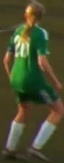
#> input picture backend/data/output/cropped_image.jpg, 64 x 163 px
$ jupyter execute color_assignment.ipynb
#> lines starting #> are read from the running program, lines starting #| are printed output that depends on the picture
[cell 1]
import cv2
import matplotlib.pyplot as plt
import numpy as np
from sklearn.cluster import KMeans

[cell 2]
image_path = "../../data/output/cropped_image.jpg"
image_bgr = cv2.imread(image_path)
#> image_bgr is the input picture: shape (163, 64, 3); mean B, G, R 47.5, 76.7, 74.6
image_rgb = cv2.cvtColor(image_bgr, cv2.COLOR_BGR2RGB)  # Convert BGR to RGB

[cell 3]
plt.imshow(image_rgb)
plt.show()

[cell 4]
height, width = image_rgb.shape[:2]
#> height = 163; width = 64

top = int(height * 0.25)
#> top = 40
bottom = int(height * 0.65)
#> bottom = 105

top_half_image = image_rgb[top:bottom, :]
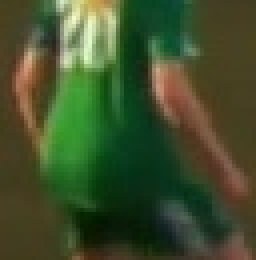
#> top_half_image: shape (65, 64, 3) (shown 4 times larger); mean R, G, B 64.7, 79.6, 43.7
plt.imshow(top_half_image)
plt.show()

[cell 5]
image_hsv = cv2.cvtColor(image_bgr, cv2.COLOR_BGR2HSV)  # Convert BGR to HSV
#> image_hsv: shape (163, 64, 3); mean H, S, V 36.4, 126.1, 85.5
jersey_hsv = image_hsv[top:bottom, :]  # Crop the top half of the image
#> jersey_hsv: shape (65, 64, 3); mean H, S, V 41.8, 143.7, 86.3

hue = jersey_hsv[:, :, 0]
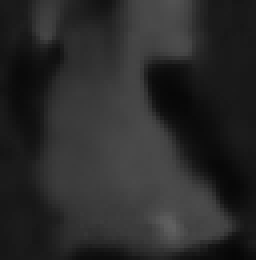
#> hue: shape (65, 64) (shown 4 times larger); min 6, max 95, mean 41.8
saturation = jersey_hsv[:, :, 1]
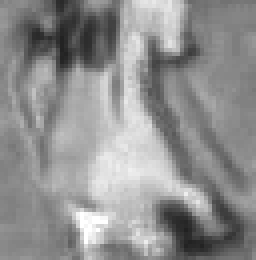
#> saturation: shape (65, 64) (shown 4 times larger); min 33, max 255, mean 143.7
value = jersey_hsv[:, :, 2]
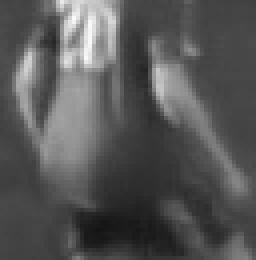
#> value: shape (65, 64) (shown 4 times larger); min 20, max 250, mean 86.3

plt.imshow(hue, cmap="hsv")
plt.title("Hue")
plt.show()

plt.imshow(saturation, cmap="gray")
plt.title("Saturation")
plt.show()

plt.imshow(value, cmap="gray")
plt.title("Value")
plt.show()

[cell 6]
# Reshape the image into 2d array
image_2d = jersey_hsv.reshape(-1, 3)

# perform k-means clustering with 2 clusters
kmeans = KMeans(n_clusters=2, random_state=0)
kmeans.fit(image_2d)

# get the cluster labels
labels = kmeans.labels_

# reshape the labels into the orginal image shape
clustered_image = labels.reshape(jersey_hsv.shape[0], jersey_hsv.shape[1])

# Display the clustered image
plt.imshow(clustered_image)
plt.show()
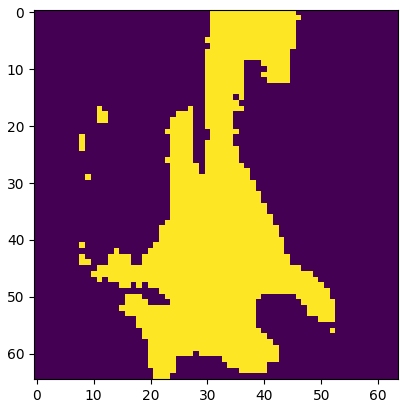
#> figure drawn by matplotlib, 1 panel

[cell 7]
# Reshape the image into 2d array
image_2d = top_half_image.reshape(-1, 3)

# perform k-means clustering with 2 clusters
kmeans = KMeans(n_clusters=2, random_state=0)
kmeans.fit(image_2d)

# get the cluster labels
labels = kmeans.labels_

# reshape the labels into the orginal image shape
clustered_image = labels.reshape(top_half_image.shape[0], top_half_image.shape[1])

# Display the clustered image
plt.imshow(clustered_image)
plt.show()
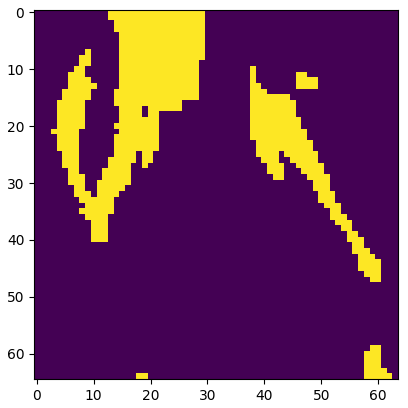
#> figure drawn by matplotlib, 1 panel

[cell 8]
corner_clusters = [clustered_image[0, 0], clustered_image[0, -1], clustered_image[-1, 0], clustered_image[-1, -1]]
#> corner_clusters = [0, 0, 0, 0]
non_player_cluster = max(set(corner_clusters), key=corner_clusters.count)
#> non_player_cluster = 0
print(non_player_cluster)
#| 0

[cell 9]
player_cluster = 1-non_player_cluster
#> player_cluster = 1
print(player_cluster)
#| 1

[cell 10]
kmeans.cluster_centers_[player_cluster]
#> Out = [137.1, 139, 91.97]
